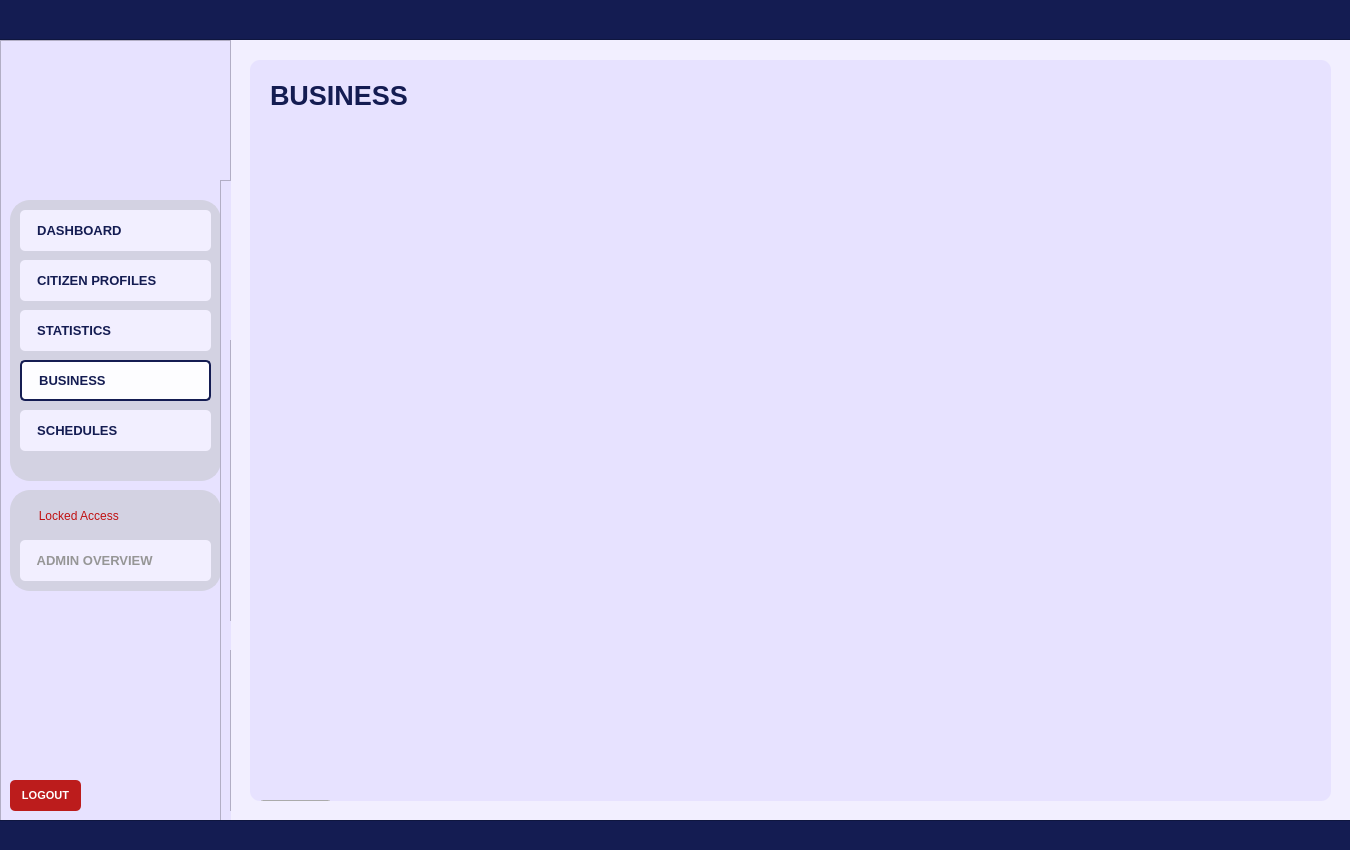
<?xml version="1.0" encoding="UTF-8"?>
<ui version="4.0">
 <class>User_dashboardWidget</class>
 <widget class="QWidget" name="User_dashboardWidget">
  <property name="geometry">
   <rect>
    <x>0</x>
    <y>0</y>
    <width>1350</width>
    <height>850</height>
   </rect>
  </property>
  <property name="sizePolicy">
   <sizepolicy hsizetype="Fixed" vsizetype="Fixed">
    <horstretch>0</horstretch>
    <verstretch>0</verstretch>
   </sizepolicy>
  </property>
  <property name="maximumSize">
   <size>
    <width>1350</width>
    <height>850</height>
   </size>
  </property>
  <property name="windowTitle">
   <string>Form</string>
  </property>
  <property name="styleSheet">
   <string notr="true">#User_dashboardWidget{
	background-color: #f2efff;
}</string>
  </property>
  <widget class="QFrame" name="baseNavFrame">
   <property name="geometry">
    <rect>
     <x>0</x>
     <y>40</y>
     <width>231</width>
     <height>781</height>
    </rect>
   </property>
   <property name="styleSheet">
    <string notr="true">#baseNavFrame {
	background-color: #e7e2ff;
}</string>
   </property>
   <property name="frameShape">
    <enum>QFrame::Shape::StyledPanel</enum>
   </property>
   <property name="frameShadow">
    <enum>QFrame::Shadow::Raised</enum>
   </property>
   <widget class="QFrame" name="baseNavFramesub1">
    <property name="geometry">
     <rect>
      <x>10</x>
      <y>160</y>
      <width>211</width>
      <height>281</height>
     </rect>
    </property>
    <property name="autoFillBackground">
     <bool>false</bool>
    </property>
    <property name="styleSheet">
     <string notr="true">#baseNavFramesub1{
	background-color: #d3d2e2;
	border-radius: 20px;
	border: 2px solid #d3d2e2;
	opacity: 0.1;
}</string>
    </property>
    <property name="frameShape">
     <enum>QFrame::Shape::StyledPanel</enum>
    </property>
    <property name="frameShadow">
     <enum>QFrame::Shadow::Raised</enum>
    </property>
    <widget class="QPushButton" name="nav_buttonDashboard">
     <property name="geometry">
      <rect>
       <x>10</x>
       <y>10</y>
       <width>191</width>
       <height>41</height>
      </rect>
     </property>
     <property name="font">
      <font>
       <family>Arial</family>
       <pointsize>10</pointsize>
       <bold>true</bold>
      </font>
     </property>
     <property name="cursor">
      <cursorShape>PointingHandCursor</cursorShape>
     </property>
     <property name="layoutDirection">
      <enum>Qt::LayoutDirection::LeftToRight</enum>
     </property>
     <property name="styleSheet">
      <string notr="true">#nav_buttonDashboard {
    background-color: #f2efff;
    color: #141c52;
    border-radius: 5px;
	text-align: left;
	padding: 10px;
}
#nav_buttonDashboard:hover {
    background-color: #fdfdff; /* Slightly lighter blue when hovered */
}
#nav_buttonDashboard:pressed {
    background-color: #e7e5f4; /* Darker blue when clicked */
}</string>
     </property>
     <property name="text">
      <string>  DASHBOARD</string>
     </property>
     <property name="icon">
      <iconset>
       <normaloff>../Assets/icon_dashboard.svg</normaloff>../Assets/icon_dashboard.svg</iconset>
     </property>
     <property name="iconSize">
      <size>
       <width>30</width>
       <height>30</height>
      </size>
     </property>
    </widget>
    <widget class="QPushButton" name="nav_buttonCitizenProfiles">
     <property name="geometry">
      <rect>
       <x>10</x>
       <y>60</y>
       <width>191</width>
       <height>41</height>
      </rect>
     </property>
     <property name="font">
      <font>
       <family>Arial</family>
       <pointsize>10</pointsize>
       <bold>true</bold>
      </font>
     </property>
     <property name="cursor">
      <cursorShape>PointingHandCursor</cursorShape>
     </property>
     <property name="styleSheet">
      <string notr="true">#nav_buttonCitizenProfiles {
    background-color: #f2efff;
    color: #141c52;
    border-radius: 5px;
	text-align: left;;
    padding: 10px; /* Optional: Adjusts spacing inside the button */
}
#nav_buttonCitizenProfiles:hover {
    background-color: #fdfdff; /* Slightly lighter blue when hovered */
}
#nav_buttonCitizenProfiles:pressed {
    background-color: #e7e5f4; /* Darker blue when clicked */
}</string>
     </property>
     <property name="text">
      <string>  CITIZEN PROFILES</string>
     </property>
     <property name="icon">
      <iconset>
       <normaloff>../Assets/icon_citizenprofiles.svg</normaloff>../Assets/icon_citizenprofiles.svg</iconset>
     </property>
     <property name="iconSize">
      <size>
       <width>30</width>
       <height>30</height>
      </size>
     </property>
    </widget>
    <widget class="QPushButton" name="nav_buttonStatistics">
     <property name="geometry">
      <rect>
       <x>10</x>
       <y>110</y>
       <width>191</width>
       <height>41</height>
      </rect>
     </property>
     <property name="font">
      <font>
       <family>Arial</family>
       <pointsize>10</pointsize>
       <bold>true</bold>
      </font>
     </property>
     <property name="cursor">
      <cursorShape>PointingHandCursor</cursorShape>
     </property>
     <property name="styleSheet">
      <string notr="true">#nav_buttonStatistics {
    background-color: #f2efff;
    color: #141c52;
    border-radius: 5px;
	text-align: left;
    padding: 10px; /* Optional: Adjusts spacing inside the button */
}
#nav_buttonStatistics:hover {
    background-color: #fdfdff; /* Slightly lighter blue when hovered */
}
#nav_buttonStatistics:pressed {
    background-color: #e7e5f4; /* Darker blue when clicked */
}
</string>
     </property>
     <property name="text">
      <string>  STATISTICS</string>
     </property>
     <property name="icon">
      <iconset>
       <normaloff>../Assets/icon_statistics.svg</normaloff>../Assets/icon_statistics.svg</iconset>
     </property>
     <property name="iconSize">
      <size>
       <width>30</width>
       <height>30</height>
      </size>
     </property>
    </widget>
    <widget class="QPushButton" name="nav_buttonSchedules">
     <property name="geometry">
      <rect>
       <x>10</x>
       <y>210</y>
       <width>191</width>
       <height>41</height>
      </rect>
     </property>
     <property name="font">
      <font>
       <family>Arial</family>
       <pointsize>10</pointsize>
       <bold>true</bold>
      </font>
     </property>
     <property name="cursor">
      <cursorShape>PointingHandCursor</cursorShape>
     </property>
     <property name="styleSheet">
      <string notr="true">#nav_buttonSchedules {
    background-color: #f2efff;
    color: #141c52;
    border-radius: 5px;
	text-align: left;
    padding: 10px; /* Optional: Adjusts spacing inside the button */
}
#nav_buttonSchedules:hover {
    background-color: #fdfdff; /* Slightly lighter blue when hovered */
}
#nav_buttonSchedules:pressed {
    background-color: #e7e5f4; /* Darker blue when clicked */
}</string>
     </property>
     <property name="text">
      <string>  SCHEDULES</string>
     </property>
     <property name="icon">
      <iconset>
       <normaloff>../Assets/icon_schedule.svg</normaloff>../Assets/icon_schedule.svg</iconset>
     </property>
     <property name="iconSize">
      <size>
       <width>30</width>
       <height>30</height>
      </size>
     </property>
    </widget>
    <widget class="QPushButton" name="nav_buttonBusiness">
     <property name="geometry">
      <rect>
       <x>10</x>
       <y>160</y>
       <width>191</width>
       <height>41</height>
      </rect>
     </property>
     <property name="font">
      <font>
       <family>Arial</family>
       <pointsize>10</pointsize>
       <bold>true</bold>
      </font>
     </property>
     <property name="cursor">
      <cursorShape>PointingHandCursor</cursorShape>
     </property>
     <property name="styleSheet">
      <string notr="true">#nav_buttonBusiness {
    background-color: #fdfdff;
    color: #141c52;
    border-radius: 5px;
	border: 2px solid #141c52; 
	text-align: left;
    padding: 10px; /* Optional: Adjusts spacing inside the button */
}
</string>
     </property>
     <property name="text">
      <string>  BUSINESS</string>
     </property>
     <property name="icon">
      <iconset>
       <normaloff>../Assets/icon_business.svg</normaloff>../Assets/icon_business.svg</iconset>
     </property>
     <property name="iconSize">
      <size>
       <width>30</width>
       <height>30</height>
      </size>
     </property>
    </widget>
   </widget>
   <widget class="QFrame" name="baseNavFramesub2">
    <property name="geometry">
     <rect>
      <x>10</x>
      <y>450</y>
      <width>211</width>
      <height>101</height>
     </rect>
    </property>
    <property name="autoFillBackground">
     <bool>false</bool>
    </property>
    <property name="styleSheet">
     <string notr="true">#baseNavFramesub2{
	background-color: #d3d2e2;
	border-radius: 20px;
	border: 2px solid #d3d2e2;
	opacity: 0.1;
}</string>
    </property>
    <property name="frameShape">
     <enum>QFrame::Shape::StyledPanel</enum>
    </property>
    <property name="frameShadow">
     <enum>QFrame::Shadow::Raised</enum>
    </property>
    <widget class="QPushButton" name="nav_buttonAdminOverview">
     <property name="geometry">
      <rect>
       <x>10</x>
       <y>50</y>
       <width>191</width>
       <height>41</height>
      </rect>
     </property>
     <property name="font">
      <font>
       <family>Arial</family>
       <pointsize>10</pointsize>
       <bold>true</bold>
      </font>
     </property>
     <property name="cursor">
      <cursorShape>ForbiddenCursor</cursorShape>
     </property>
     <property name="styleSheet">
      <string notr="true">#nav_buttonAdminOverview {
    background-color: #f2efff;
    color: #969696;
    border-radius: 5px;
	text-align: left;
    padding: 10px; /* Optional: Adjusts spacing inside the button */
}
/*#nav_buttonAdminOverview:hover {
    background-color: #fdfdff;
}
#nav_buttonAdminOverview:pressed {
    background-color: #e7e5f4; 
}*/</string>
     </property>
     <property name="text">
      <string>  ADMIN OVERVIEW</string>
     </property>
     <property name="icon">
      <iconset>
       <normaloff>../Assets/icon_adminoverview_off.svg</normaloff>../Assets/icon_adminoverview_off.svg</iconset>
     </property>
     <property name="iconSize">
      <size>
       <width>30</width>
       <height>30</height>
      </size>
     </property>
    </widget>
    <widget class="QPushButton" name="nav_isLocked">
     <property name="geometry">
      <rect>
       <x>10</x>
       <y>10</y>
       <width>111</width>
       <height>31</height>
      </rect>
     </property>
     <property name="styleSheet">
      <string notr="true">#nav_isLocked{
	background-color: #d3d2e2;
	border-radius: 20px;
	border: 2px solid #d3d2e2;
	opacity: 0.1;
	color: #c01111;
}</string>
     </property>
     <property name="text">
      <string>  Locked Access</string>
     </property>
     <property name="icon">
      <iconset>
       <normaloff>../../../../../../Downloads/icon_isLocked.svg</normaloff>../../../../../../Downloads/icon_isLocked.svg</iconset>
     </property>
     <property name="iconSize">
      <size>
       <width>20</width>
       <height>20</height>
      </size>
     </property>
    </widget>
   </widget>
   <widget class="QLabel" name="nav_imageLogo">
    <property name="geometry">
     <rect>
      <x>70</x>
      <y>30</y>
      <width>91</width>
      <height>91</height>
     </rect>
    </property>
    <property name="font">
     <font>
      <family>Arial</family>
      <pointsize>18</pointsize>
      <bold>true</bold>
     </font>
    </property>
    <property name="styleSheet">
     <string notr="true">#nav_imageLogo{	
	background-color: transparent;
	color: #ffffff;
}
</string>
    </property>
    <property name="text">
     <string/>
    </property>
    <property name="pixmap">
     <pixmap>../Assets/logo_brgyClear.png</pixmap>
    </property>
    <property name="scaledContents">
     <bool>true</bool>
    </property>
   </widget>
   <widget class="QPushButton" name="logout_buttonLogout">
    <property name="geometry">
     <rect>
      <x>10</x>
      <y>740</y>
      <width>71</width>
      <height>31</height>
     </rect>
    </property>
    <property name="font">
     <font>
      <family>Arial</family>
      <pointsize>8</pointsize>
      <bold>true</bold>
     </font>
    </property>
    <property name="cursor">
     <cursorShape>PointingHandCursor</cursorShape>
    </property>
    <property name="styleSheet">
     <string notr="true">#logout_buttonLogout {
    background-color: #bc1c1c;
    color: white;
    border-radius: 5px;
    padding: 10px; /* Optional: Adjusts spacing inside the button */
}
#logout_buttonLogout:hover {
    background-color: #d82020; /* Slightly lighter blue when hovered */
}
#logout_buttonLogout:pressed {
    background-color: #8c1515; /* Darker blue when clicked */
}</string>
    </property>
    <property name="text">
     <string>LOGOUT</string>
    </property>
   </widget>
   <widget class="QFrame" name="baseNavFrame_2">
    <property name="geometry">
     <rect>
      <x>220</x>
      <y>140</y>
      <width>231</width>
      <height>781</height>
     </rect>
    </property>
    <property name="styleSheet">
     <string notr="true">background-color: #e7e2ff;</string>
    </property>
    <property name="frameShape">
     <enum>QFrame::Shape::StyledPanel</enum>
    </property>
    <property name="frameShadow">
     <enum>QFrame::Shadow::Raised</enum>
    </property>
    <widget class="QFrame" name="baseNavFramesub1_2">
     <property name="geometry">
      <rect>
       <x>10</x>
       <y>160</y>
       <width>211</width>
       <height>281</height>
      </rect>
     </property>
     <property name="autoFillBackground">
      <bool>false</bool>
     </property>
     <property name="styleSheet">
      <string notr="true">#baseNavFramesub1{
	background-color: #d3d2e2;
	border-radius: 20px;
	border: 2px solid #d3d2e2;
	opacity: 0.1;
}</string>
     </property>
     <property name="frameShape">
      <enum>QFrame::Shape::StyledPanel</enum>
     </property>
     <property name="frameShadow">
      <enum>QFrame::Shadow::Raised</enum>
     </property>
    </widget>
    <widget class="QFrame" name="baseNavFramesub2_2">
     <property name="geometry">
      <rect>
       <x>10</x>
       <y>470</y>
       <width>211</width>
       <height>161</height>
      </rect>
     </property>
     <property name="autoFillBackground">
      <bool>false</bool>
     </property>
     <property name="styleSheet">
      <string notr="true">#baseNavFramesub2{
	background-color: #d3d2e2;
	border-radius: 20px;
	border: 2px solid #d3d2e2;
	opacity: 0.1;
}</string>
     </property>
     <property name="frameShape">
      <enum>QFrame::Shape::StyledPanel</enum>
     </property>
     <property name="frameShadow">
      <enum>QFrame::Shadow::Raised</enum>
     </property>
    </widget>
    <widget class="QLabel" name="login_imageLogo_2">
     <property name="geometry">
      <rect>
       <x>70</x>
       <y>30</y>
       <width>91</width>
       <height>91</height>
      </rect>
     </property>
     <property name="font">
      <font>
       <family>Arial</family>
       <pointsize>18</pointsize>
       <bold>true</bold>
      </font>
     </property>
     <property name="styleSheet">
      <string notr="true">#login_imageLogo{	
	background-color: transparent;
	color: #ffffff;
}
</string>
     </property>
     <property name="text">
      <string/>
     </property>
     <property name="pixmap">
      <pixmap>../Assets/logo_brgyClear.png</pixmap>
     </property>
     <property name="scaledContents">
      <bool>true</bool>
     </property>
    </widget>
    <widget class="QPushButton" name="logout_buttonLogout_2">
     <property name="geometry">
      <rect>
       <x>10</x>
       <y>740</y>
       <width>71</width>
       <height>31</height>
      </rect>
     </property>
     <property name="font">
      <font>
       <family>Arial</family>
       <pointsize>8</pointsize>
       <bold>true</bold>
      </font>
     </property>
     <property name="cursor">
      <cursorShape>PointingHandCursor</cursorShape>
     </property>
     <property name="styleSheet">
      <string notr="true">#logout_buttonLogout {
    background-color: #bc1c1c;
    color: white;
    border-radius: 5px;
    padding: 10px; /* Optional: Adjusts spacing inside the button */
}
#logout_buttonLogout:hover {
    background-color: #d82020; /* Slightly lighter blue when hovered */
}
#logout_buttonLogout:pressed {
    background-color: #8c1515; /* Darker blue when clicked */
}</string>
     </property>
     <property name="text">
      <string>LOGOUT</string>
     </property>
    </widget>
   </widget>
  </widget>
  <widget class="QFrame" name="border_blueLines1">
   <property name="geometry">
    <rect>
     <x>-10</x>
     <y>-1</y>
     <width>1371</width>
     <height>41</height>
    </rect>
   </property>
   <property name="styleSheet">
    <string notr="true">#border_blueLines1{
	background-color: #141c52;
}
</string>
   </property>
   <property name="frameShape">
    <enum>QFrame::Shape::StyledPanel</enum>
   </property>
   <property name="frameShadow">
    <enum>QFrame::Shadow::Raised</enum>
   </property>
  </widget>
  <widget class="QFrame" name="border_blueLines2">
   <property name="geometry">
    <rect>
     <x>-10</x>
     <y>820</y>
     <width>1381</width>
     <height>31</height>
    </rect>
   </property>
   <property name="styleSheet">
    <string notr="true">#border_blueLines2{
	background-color: #141c52;
}
</string>
   </property>
   <property name="frameShape">
    <enum>QFrame::Shape::StyledPanel</enum>
   </property>
   <property name="frameShadow">
    <enum>QFrame::Shadow::Raised</enum>
   </property>
  </widget>
  <widget class="QFrame" name="baseBodyFrame">
   <property name="geometry">
    <rect>
     <x>250</x>
     <y>60</y>
     <width>1081</width>
     <height>741</height>
    </rect>
   </property>
   <property name="styleSheet">
    <string notr="true">#baseBodyFrame {
	background-color: #e7e2ff;
	border: none;
	border-radius: 10px;
}</string>
   </property>
   <property name="frameShape">
    <enum>QFrame::Shape::StyledPanel</enum>
   </property>
   <property name="frameShadow">
    <enum>QFrame::Shadow::Raised</enum>
   </property>
   <widget class="QPushButton" name="logout_buttonLogout_3">
    <property name="geometry">
     <rect>
      <x>10</x>
      <y>740</y>
      <width>71</width>
      <height>31</height>
     </rect>
    </property>
    <property name="font">
     <font>
      <family>Arial</family>
      <pointsize>8</pointsize>
      <bold>true</bold>
     </font>
    </property>
    <property name="cursor">
     <cursorShape>PointingHandCursor</cursorShape>
    </property>
    <property name="styleSheet">
     <string notr="true">#logout_buttonLogout {
    background-color: #bc1c1c;
    color: white;
    border-radius: 5px;
    padding: 10px; /* Optional: Adjusts spacing inside the button */
}
#logout_buttonLogout:hover {
    background-color: #d82020; /* Slightly lighter blue when hovered */
}
#logout_buttonLogout:pressed {
    background-color: #8c1515; /* Darker blue when clicked */
}</string>
    </property>
    <property name="text">
     <string>LOGOUT</string>
    </property>
   </widget>
   <widget class="QLabel" name="title_bodyBusiness">
    <property name="geometry">
     <rect>
      <x>20</x>
      <y>20</y>
      <width>381</width>
      <height>31</height>
     </rect>
    </property>
    <property name="font">
     <font>
      <family>Arial</family>
      <pointsize>20</pointsize>
      <bold>true</bold>
     </font>
    </property>
    <property name="styleSheet">
     <string notr="true">#title_bodyBusiness {
	background-color: transparent;
	color: #141c52;
}
</string>
    </property>
    <property name="text">
     <string>BUSINESS</string>
    </property>
   </widget>
  </widget>
 </widget>
 <resources/>
 <connections/>
</ui>
